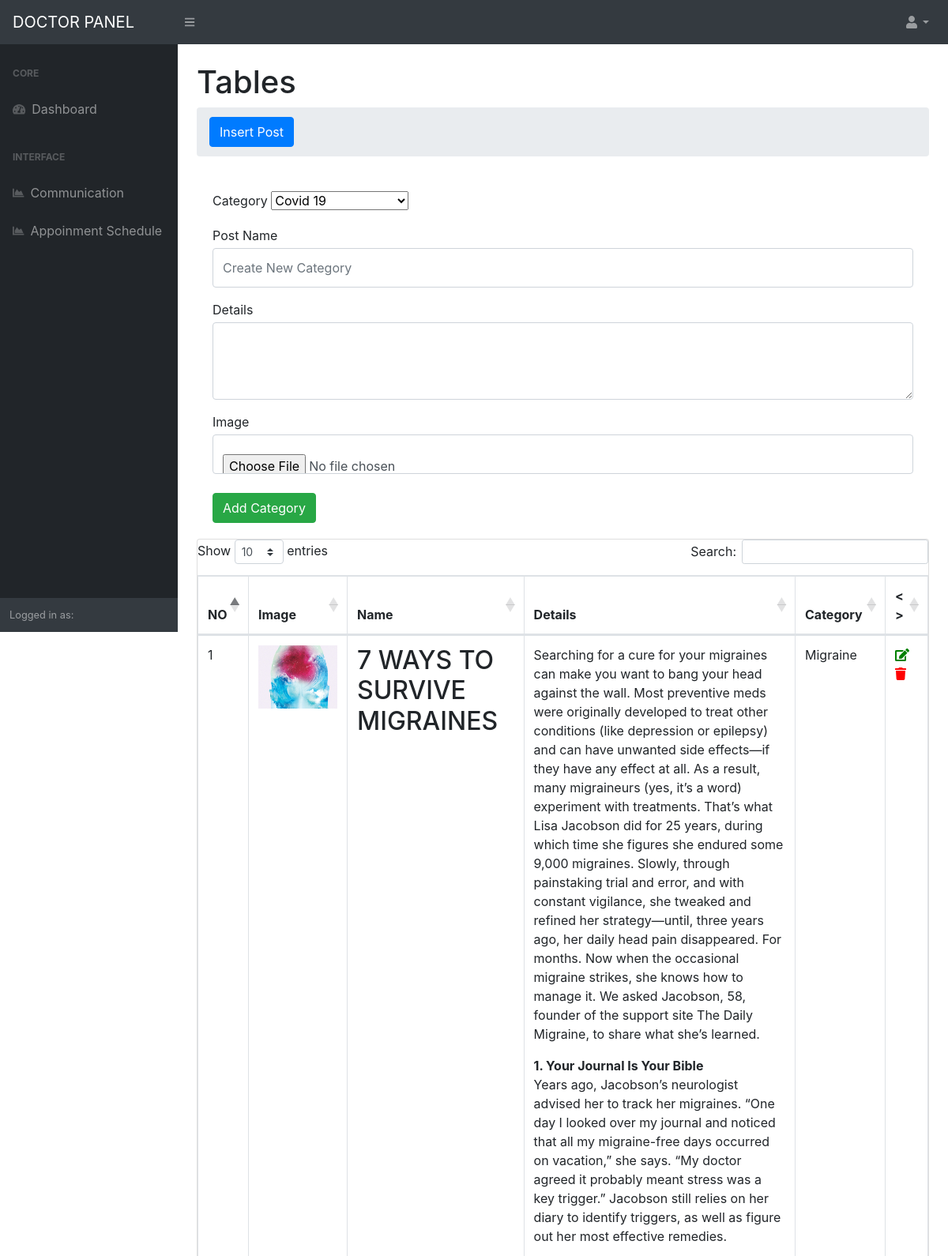
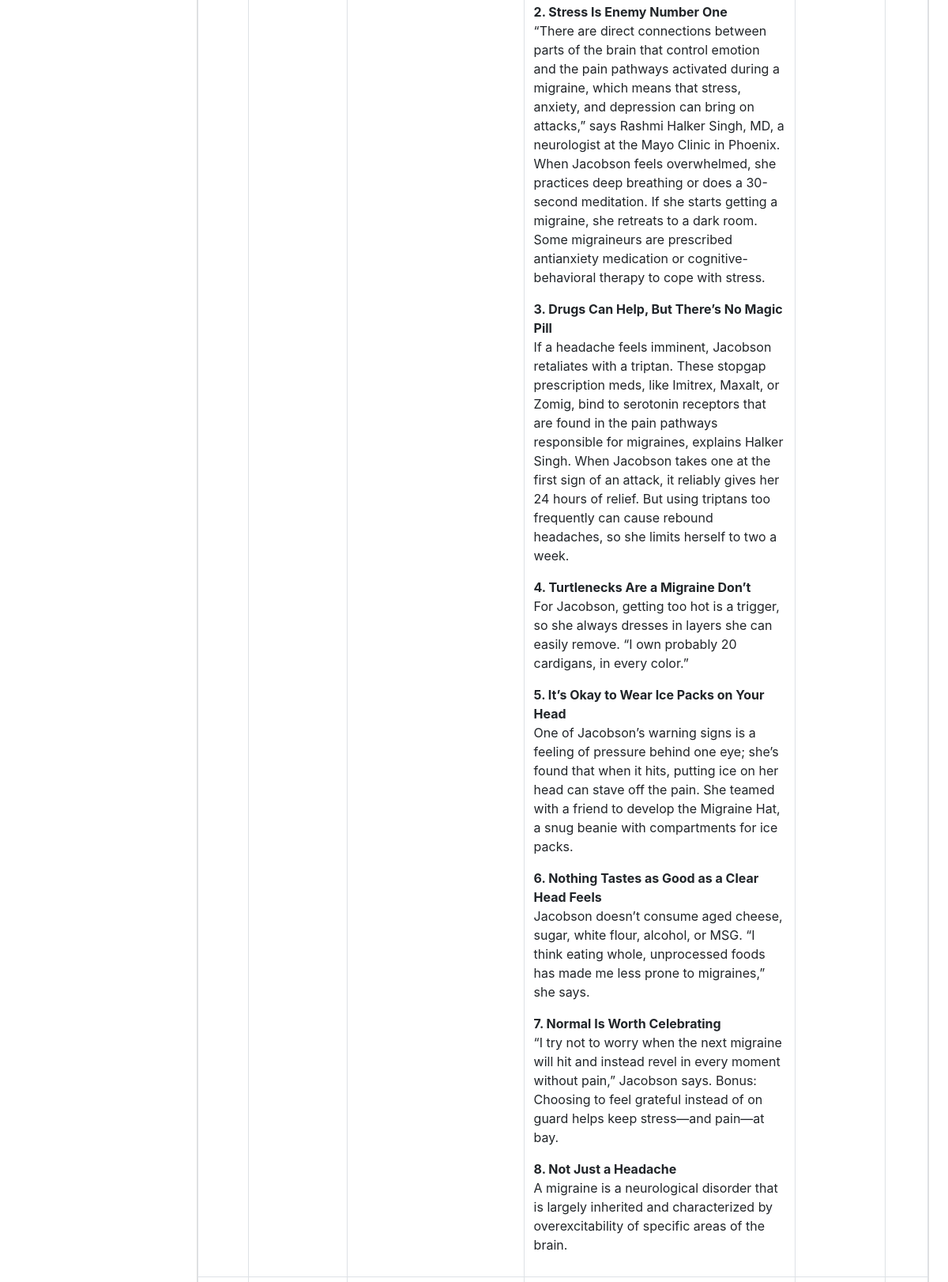
/admin/blogpost.php (signed in, upper part), run on the app's committed database (2 pictures, top to bottom).
### tables this page shows
CREATE TABLE `blog_table` (
  `blog_id` int(11) NOT NULL,
  `cat_id` int(11) NOT NULL,
  `blog_title` varchar(266) NOT NULL,
  `blog_post` text NOT NULL,
  `blog_image` varchar(200) NOT NULL,
  `date` timestamp NOT NULL DEFAULT current_timestamp()
);

CREATE TABLE `blogcat_table` (
  `cat_id` int(11) NOT NULL,
  `cat_name` varchar(300) NOT NULL
);

### library/db.php (called while the page is built, shortened)
<?php
class DBconnection{
	public function connectDataBase(){
		$this->con = new mysqli('localhost', 'root', '','doctor_db');
	}
}
?>

### library/Selectclass.php (called while the page is built, shortened)
<?php
include_once 'db.php';
class Selectclass extends DBconnection{
	public function select($query){
		$result = $this->con->query($query) or die($this->con->error.__LINE__);
		if($result->num_rows > 0){
			return $result;
		} else {
			return false;
		}
	}
	public function selects($query){
		$result = $this->con->query($query) or die($this->con->error.__LINE__);
		if($result){
			return $result;
		} else {
			return false;
		}
	}
		public function selectall($var){
		$query = "SELECT * FROM $var";
		$result = self::selects($query);
		return $result;
	}
		public function selectalljoinTWO($var,$vars,$id){
		$query = "SELECT * FROM $var LEFT JOIN $vars ON $var.$id = $vars.$id";
		$result = self::select($query);
		return $result;
	}public function selectalljoinTWOpagination($start_form,$per_page,$var,$vars,$id){
		$query = "SELECT * FROM $var LEFT JOIN $vars ON $var.$id = $vars.$id limit $start_form,$per_page";
		$result = self::select($query);
		return $result;
	}
}
 ?>

### admin/blogpost.php (the view, shortened to what this page needs)
<?php include_once 'header.php'; ?>
            <div id="layoutSidenav_content">
                <main>
                    <div class="container-fluid">
                        <h1 class="mt-4">Tables</h1>
                        <ol class="breadcrumb mb-4">
                            <li class="breadcrumb-item active"> <a class="btn btn-primary" href="blogpost.php">Insert Post</a></li>
                        </ol>
                        <div class="card-body">
                            <?php
                            if (!empty($_GET['editpost'])) {
                                $viewdoctor = $sc->selectalljoinTWOidmain('blog_table','blogcat_table','cat_id','blog_id',$_GET['editpost']);
                                while ($row = $viewdoctor->fetch_assoc()) {
                                ?>
                                        <form method="post" action="" enctype="multipart/form-data">
                                            <div class="form-group">
                                                <label class="large mb-1" for="inputEmailAddress">Category</label>
                                                <select name="cat_id">
                                                    <option name="cat_id" value="<?php echo $row['cat_id'];?>"><?php echo $row['cat_name'];?> </option>
                                                    <?php
                                                       $viewdoctor = $sc->selectall('blogcat_table');
                                                     while ($rows = $viewdoctor->fetch_assoc()) {
                                                    ?>
                                                    <option name="cat_id" value="<?php echo $rows['cat_id'];?>"><?php echo $rows['cat_name'];?> </option>
                                                <?php } ?>
                                                </select>
                                            </div>
                                            <div class="form-group">
                                                <label class="large mb-1" for="inputEmailAddress">Post</label>
                                                <input class="form-control py-4" name="blog_title" type="text" value="<?php echo $row['blog_title'];?>">
                                            </div>
                                           <div class="form-group">
                                                <label class="large mb-1" for="inputEmailAddress">Details</label>
                                                <textarea class="form-control py-4" name="blog_post"><?php echo $row['blog_post'];?></textarea>
                                            </div>
                                           <div class="form-group">
                                                <label class="large mb-1" for="inputEmailAddress">Image</label>
                                                <input type="file" name="blog_image">
                                                <img style="width: 120px; height: 100px;" src="../<?php echo $row['blog_image'];?>">
                                            </div>
                                            <div class="form-group d-flex align-items-center justify-content-between mt-4 mb-0">
                                                 <input class="btn btn-success" type="submit" name="update" value="Update Category">
                                            </div>
                                        </form>
                           <?php } }else{
                            ?>
                                        <form method="post" action="" enctype="multipart/form-data">
                                            <div class="form-group">
                                                <label class="large mb-1" for="inputEmailAddress">Category</label>
                                                <select name="cat_id">
                                                    <?php
                                                       $viewdoctor = $sc->selectall('blogcat_table');
                                                     while ($rows = $viewdoctor->fetch_assoc()) {
                                                    ?>
                                                    <option name="cat_id" value="<?php echo $rows['cat_id'];?>"><?php echo $rows['cat_name'];?> </option>
                                                <?php } ?>
                                                </select>
                                            </div>
                                           <div class="form-group">
                                                <label class="large mb-1" for="inputEmailAddress">Post Name</label>
                                                <input class="form-control py-4" name="blog_title" type="text" placeholder="Create New Category">
                                            </div>
                                           <div class="form-group">
                                                <label class="large mb-1" for="inputEmailAddress">Details</label>
                                                <textarea class="form-control py-4" name="blog_post"> </textarea>
                                            </div>
                                            <div class="form-group">
                                                <label class="large mb-1" for="inputEmailAddress">Image</label>
                                                <input class="form-control py-4" name="blog_image" type="file" >
                                            </div>
                                            <div class="form-group d-flex align-items-center justify-content-between mt-4 mb-0">
                                                 <input class="btn btn-success" type="submit" name="submit" value="Add Category">
                                            </div>
                                        </form>
<?php }
                            ?>
                                    </div>
                        <div class="card mb-4">
                               <table class="table table-bordered" id="dataTable" width="100%" cellspacing="0">
                                        <thead>
                                            <tr>
                                                <th>NO</th>
                                                <th>Image</th>
                                                <th>Name</th>
                                                <th>Details</th>
                                                <th>Category</th>
                                              <th> < > </th>
                                            </tr>
                                        </thead>
                                        <tbody>
                                    <?php
                                        $viewdoctor = $sc->selectalljoinTWO('blog_table','blogcat_table','cat_id');
                                            $a = 0;
                                            while ($row = $viewdoctor->fetch_assoc()) {
                                                $a++;
                                    ?>
                                            <tr>
                                                <td><?php echo $a;?></td>
                                                <td ><img style="height: 80px; width: 100px;" src="../<?php echo $row['blog_image'];?>"> </td>
                                                <td><?php echo $row['blog_title'];?></td>
                                                <td><?php echo $row['blog_post'];?></td>
                                                <td><?php echo $row['cat_name'];?></td>
                                                <td>
                                                    <a href="blogpost.php?editpost=<?php echo $row['blog_id'] ?>"><i style="padding: -10px; color: green;" class="fas fa-edit"></i></a> <span style="margin-right: 10px;"></span>
                                                    <a href="blogpost.php?deletepost=<?php echo $row['blog_id'] ?>"><i style="padding: -10px; color: red;" class="fa fa-trash"></i></a>
                                                </td>
                                            </tr>
                                     <?php }  ?>
                                        </tbody>
                                    </table>
                        </div>
                    </div>
                </main>
<?php include_once 'footer.php'; ?>

### data on the page
blog_table: blog_image (picture), blog_title "7 WAYS TO SURVIVE MIGRAINES", blog_post "Searching for a cure for your migraines can make you want to bang your head against the wall. Most preventive meds were originally developed to treat other conditions (like depression or epilepsy) and can have unwanted side effects—if they have any effect at all. As a result, many migraineurs (yes, it’s a word) experiment with treatments. That’s what Lisa Jacobson did for 25 years, during which time she figures she endured some 9,000 migraines. Slowly, through painstaking trial and error, and with constant vigilance, she tweaked and refined her strategy—until, three years ago, her daily head pain disappeared. For months. Now when the occasional migraine strikes, she knows how to manage it.…", cat.cat_name "Migraine"

### other printed values
form field cat_id "Covid 19"
